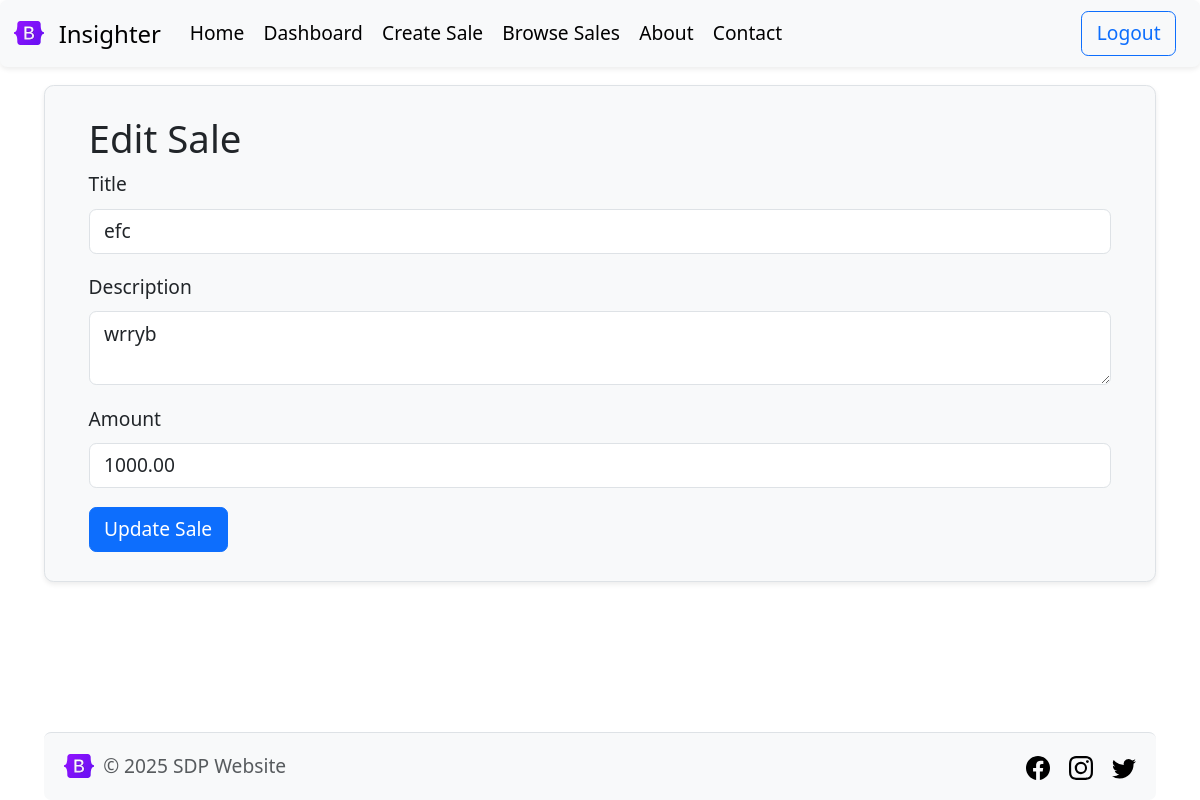
Page /sales/9/edit/ (signed in) on the committed database.
### core/models.py (models this page shows, shortened)
class Sale(models.Model):
    title = models.CharField(max_length=200)
    description = models.TextField()
    amount = models.DecimalField(max_digits=10, decimal_places=2)
    created_at = models.DateTimeField(auto_now_add=True)
    seller = models.ForeignKey(settings.AUTH_USER_MODEL, on_delete=models.CASCADE)

### core/views.py (the view, shortened to what this page needs)
# urls.py: path('sales/<int:pk>/edit/',    sale_edit,                       name='edit_sale'),
@login_required
def sale_edit(request, pk):
    sale = get_object_or_404(Sale, pk=pk, seller=request.user)
    error = None
    success = None
    return render(request, 'core/create_sale.html', {
        'sale': sale,
        'error': error,
        'success': success,
    })

### templates/core/create_sale.html (shortened to what this page needs)
{% extends 'core/base.html' %} {% load static %}  {% block content %}
<div class="container">
  {% if sale %}
  <h2>Edit Sale</h2>
  {% else %}
  <h2>Create Sale</h2>
  {% endif %}
  <form method="post">
    <div class="mb-3">
      <label for="title" class="form-label">Title</label>
      <input
        type="text"
        class="form-control"
        id="title"
        name="title"
        required
        value="{{ sale.title|default_if_none:'' }}"
      />
    </div>
    <div class="mb-3">
      <label for="description" class="form-label">Description</label>
      <textarea
        class="form-control"
        id="description"
        name="description"
        required
      >
{{ sale.description|default_if_none:'' }}</textarea
      >
    </div>
    <div class="mb-3">
      <label for="amount" class="form-label">Amount</label>
      <input
        type="number"
        min=0
        class="form-control"
        id="amount"
        name="amount"
        required
        value="{{ sale.amount|default_if_none:'' }}"
      />
    </div>
    <button type="submit" class="btn btn-primary">
      {% if sale %}Update{% else %}Create{% endif %} Sale
    </button>
  </form>
</div>
{% endblock %}

### templates/core/base.html (style rules this page uses)
body { min-height: 100vh; display: flex; flex-direction: column; }
html { scroll-behavior: smooth; font-size: 1.2rem; }

### rows in the picture
Sale: title "efc", description "wrryb", amount "1000.00"
